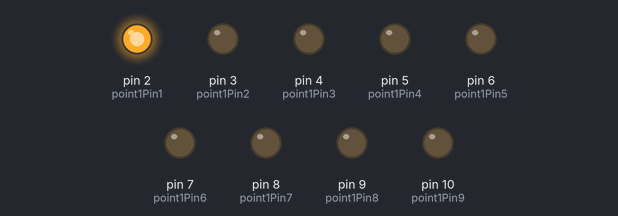
Simulated run of this sketch. Board: Arduino Uno, built with avr-gcc and run on an emulated ATmega328P. Shown: output pins drawn as LEDs (lit = HIGH).

Above: at 0.2 s.
At 1.2 s:
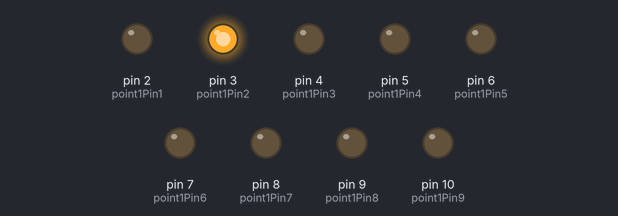
At 3.2 s:
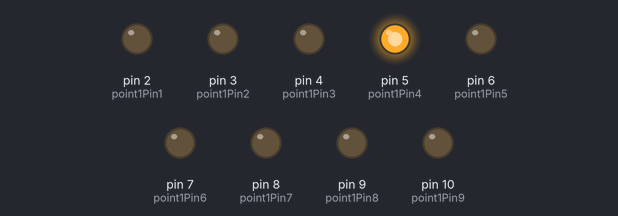
At 5.7 s:
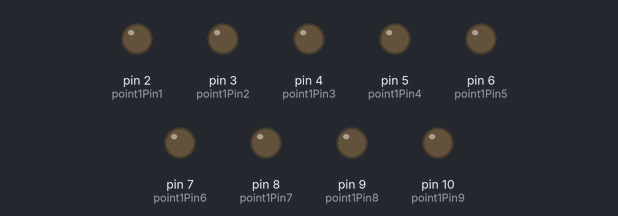
At 8.2 s:
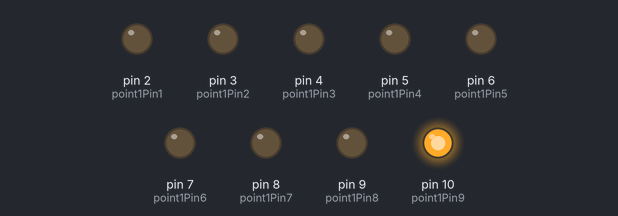
At 11.2 s:
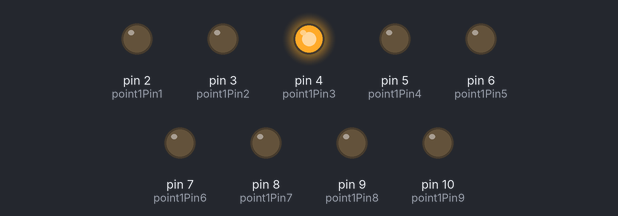
Timing chart, 0 to 11.7 s (numbered marks = the images above):
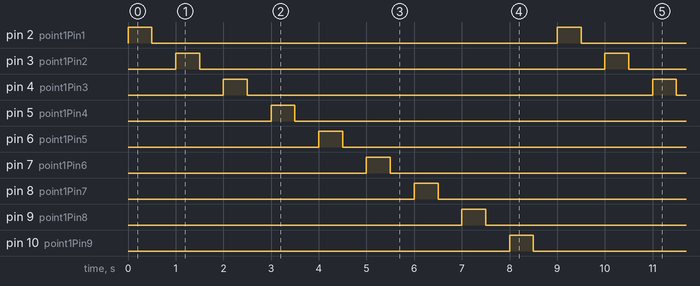

The sketch:

eyeTrakerCalibrate.ino
```cpp
//Turns an LED on for one second, then off for one second, repeatedly.


//  https://www.arduino.cc/en/Tutorial/BuiltInExamples/Blink

int point1Pin1 = 2;
int point1Pin2 = 3;
int point1Pin3 = 4;
int point1Pin4 = 5;
int point1Pin5 = 6;
int point1Pin6 = 7;
int point1Pin7 = 8;
int point1Pin8 = 9;
int point1Pin9 = 10;

// the setup function runs once when you press reset or power the board
void setup() {
  // initialize digital pin LED_BUILTIN as an output.
  pinMode(point1Pin1, OUTPUT);
  pinMode(point1Pin2, OUTPUT);
  pinMode(point1Pin3, OUTPUT);
  pinMode(point1Pin4, OUTPUT);
  pinMode(point1Pin5, OUTPUT);
  pinMode(point1Pin6, OUTPUT);
  pinMode(point1Pin7, OUTPUT);
  pinMode(point1Pin8, OUTPUT);
  pinMode(point1Pin9, OUTPUT);
}

// the loop function runs over and over again forever
void loop() {
  for (int i = 2; i <= 10; i++) {
    digitalWrite(i, HIGH);  // turn the LED on (HIGH is the voltage level)
    delay(500);                      // wait for a second
    digitalWrite(i, LOW);   // turn the LED off by making the voltage LOW
    delay(500);                      // wait for a second
  }

  // digitalWrite(point1Pin1, HIGH);  // turn the LED on (HIGH is the voltage level)
  // delay(500);                      // wait for a second
  // digitalWrite(point1Pin1, LOW);   // turn the LED off by making the voltage LOW
  // delay(500);                      // wait for a second

}
```

Measured:
- by itself, pin 2 (point1Pin1), pin 3 (point1Pin2), pin 4 (point1Pin3), pin 5 (point1Pin4), pin 6 (point1Pin5), pin 7 (point1Pin6), pin 8 (point1Pin7), pin 9 (point1Pin8), pin 10 (point1Pin9): alternates HIGH for 0.50 s and LOW for 8.5 s
- by itself, everything shown: repeats every 9.0 s, in 18 steps
